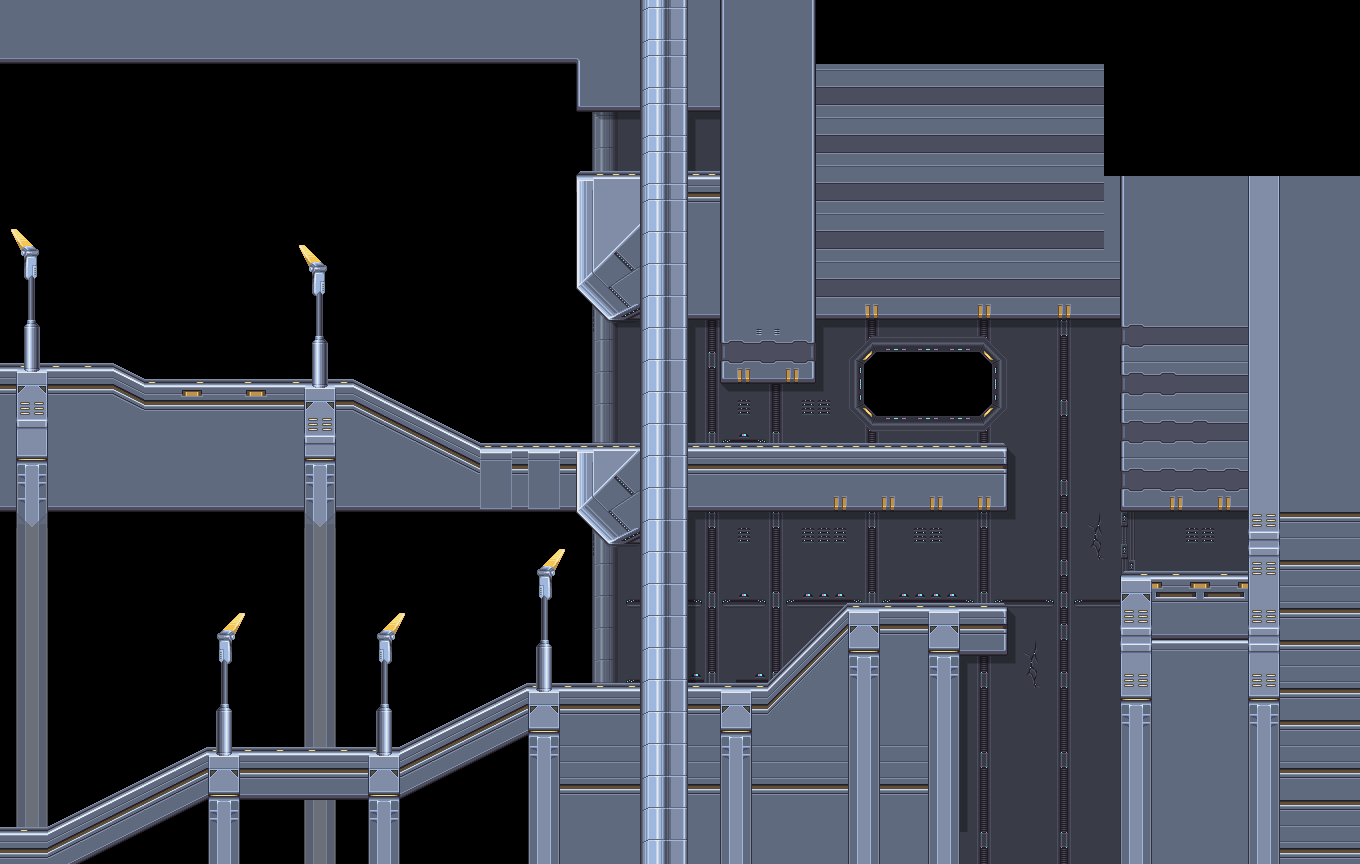

This is a level from a 2D game, rendered from its Tiled map with the project's own tilesets. A one-line summary and the map file follow, with tile-layer data summarised:
An orthogonal 85x54 tile map with 16x16 px tiles, 4 tile layers (Background, Shadows, Main, Foreground).

<map version="1.9" tiledversion="1.9.0" orientation="orthogonal" renderorder="right-down" width="85" height="54" tilewidth="16" tileheight="16" infinite="0" nextlayerid="6" nextobjectid="1">
 <tileset firstgid="1" source="DynastyTileset.tsx" />
 <layer id="4" name="Background" width="85" height="54">
  <data>[4590 cells, 1148 non-empty, 32 distinct tile ids]</data>
 </layer>
 <layer id="5" name="Shadows" width="85" height="54">
  <data>[4590 cells, 116 non-empty, 5 distinct tile ids]</data>
 </layer>
 <layer id="1" name="Main" width="85" height="54">
  <data>[4590 cells, 2322 non-empty, 50 distinct tile ids]</data>
 </layer>
 <layer id="3" name="Foreground" width="85" height="54">
  <data>[4590 cells, 367 non-empty, 61 distinct tile ids]</data>
 </layer>
</map>
